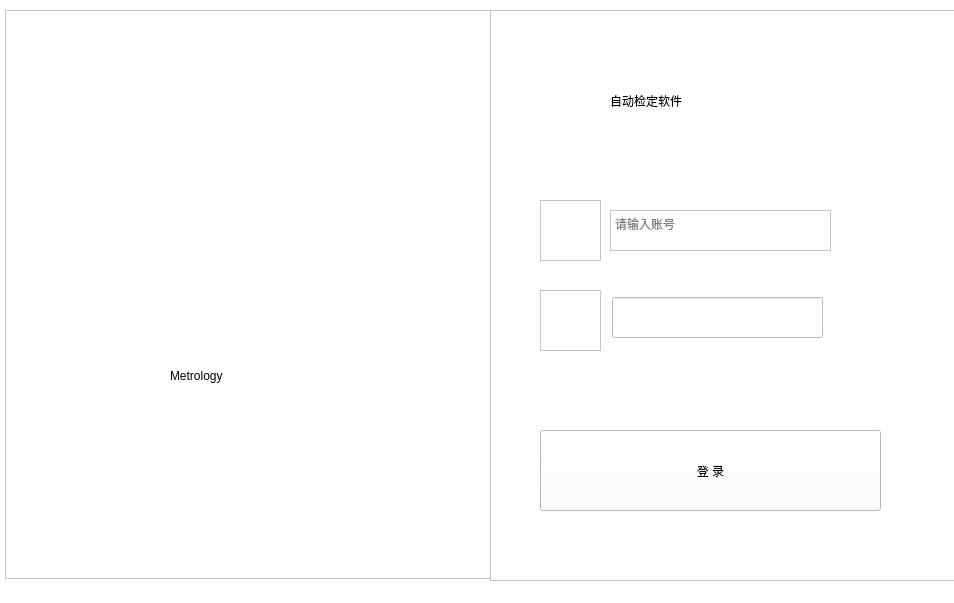
<?xml version="1.0" encoding="UTF-8"?>
<ui version="4.0">
 <class>loginWindow</class>
 <widget class="QMainWindow" name="loginWindow">
  <property name="geometry">
   <rect>
    <x>0</x>
    <y>0</y>
    <width>954</width>
    <height>603</height>
   </rect>
  </property>
  <property name="windowTitle">
   <string>MainWindow</string>
  </property>
  <property name="styleSheet">
   <string notr="true">background-color: rgb(255, 255, 255)</string>
  </property>
  <widget class="QWidget" name="centralwidget">
   <widget class="QLabel" name="label">
    <property name="geometry">
     <rect>
      <x>110</x>
      <y>110</y>
      <width>271</width>
      <height>231</height>
     </rect>
    </property>
    <property name="styleSheet">
     <string notr="true">background-image: url(:/image/login/u9.png);
background-repeat: no-repeat; background-position: center;
background-color: transparent;</string>
    </property>
    <property name="text">
     <string/>
    </property>
   </widget>
   <widget class="QLabel" name="label_2">
    <property name="geometry">
     <rect>
      <x>0</x>
      <y>10</y>
      <width>491</width>
      <height>601</height>
     </rect>
    </property>
    <property name="styleSheet">
     <string notr="true">background-image: url(:/image/login/u2.png);
background-repeat: no-repeat;
background-color: transparent;
background-repeat: no-repeat;
background-position: center;
background-size: 100%;</string>
    </property>
    <property name="text">
     <string/>
    </property>
   </widget>
   <widget class="QGraphicsView" name="graphicsView">
    <property name="geometry">
     <rect>
      <x>5</x>
      <y>10</y>
      <width>491</width>
      <height>569</height>
     </rect>
    </property>
    <property name="styleSheet">
     <string notr="true">background-image: url(:/image/login/u0.png);
background-repeat: no-repeat; background-position: center;</string>
    </property>
   </widget>
   <widget class="QLabel" name="label_3">
    <property name="geometry">
     <rect>
      <x>170</x>
      <y>350</y>
      <width>241</width>
      <height>51</height>
     </rect>
    </property>
    <property name="styleSheet">
     <string notr="true">background-color: transparent;</string>
    </property>
    <property name="text">
     <string>Metrology</string>
    </property>
   </widget>
   <widget class="QTextBrowser" name="textBrowser">
    <property name="geometry">
     <rect>
      <x>490</x>
      <y>10</y>
      <width>471</width>
      <height>571</height>
     </rect>
    </property>
   </widget>
   <widget class="QLabel" name="lab_title">
    <property name="geometry">
     <rect>
      <x>610</x>
      <y>70</y>
      <width>271</width>
      <height>61</height>
     </rect>
    </property>
    <property name="text">
     <string>自动检定软件</string>
    </property>
   </widget>
   <widget class="QTextBrowser" name="textBrowser_2">
    <property name="geometry">
     <rect>
      <x>540</x>
      <y>200</y>
      <width>61</width>
      <height>61</height>
     </rect>
    </property>
    <property name="styleSheet">
     <string notr="true"/>
    </property>
   </widget>
   <widget class="QGraphicsView" name="graphicsView_2">
    <property name="geometry">
     <rect>
      <x>490</x>
      <y>10</y>
      <width>461</width>
      <height>571</height>
     </rect>
    </property>
   </widget>
   <widget class="QTextBrowser" name="textBrowser_3">
    <property name="geometry">
     <rect>
      <x>540</x>
      <y>290</y>
      <width>61</width>
      <height>61</height>
     </rect>
    </property>
    <property name="styleSheet">
     <string notr="true"/>
    </property>
   </widget>
   <widget class="QPushButton" name="Button_login">
    <property name="geometry">
     <rect>
      <x>540</x>
      <y>430</y>
      <width>341</width>
      <height>81</height>
     </rect>
    </property>
    <property name="cursor">
     <cursorShape>OpenHandCursor</cursorShape>
    </property>
    <property name="styleSheet">
     <string notr="true"/>
    </property>
    <property name="text">
     <string>登 录</string>
    </property>
   </widget>
   <widget class="QTextEdit" name="textEdit_acc">
    <property name="geometry">
     <rect>
      <x>610</x>
      <y>210</y>
      <width>221</width>
      <height>41</height>
     </rect>
    </property>
    <property name="placeholderText">
     <string>请输入账号</string>
    </property>
   </widget>
   <widget class="QLabel" name="label_4">
    <property name="geometry">
     <rect>
      <x>507</x>
      <y>1</y>
      <width>72</width>
      <height>16</height>
     </rect>
    </property>
    <property name="text">
     <string/>
    </property>
   </widget>
   <widget class="QLineEdit" name="lineEdit_pwd">
    <property name="geometry">
     <rect>
      <x>612</x>
      <y>297</y>
      <width>211</width>
      <height>41</height>
     </rect>
    </property>
   </widget>
   <zorder>label_4</zorder>
   <zorder>graphicsView</zorder>
   <zorder>label_2</zorder>
   <zorder>label_3</zorder>
   <zorder>graphicsView_2</zorder>
   <zorder>textBrowser</zorder>
   <zorder>lab_title</zorder>
   <zorder>textBrowser_2</zorder>
   <zorder>textBrowser_3</zorder>
   <zorder>Button_login</zorder>
   <zorder>textEdit_acc</zorder>
   <zorder>label</zorder>
   <zorder>lineEdit_pwd</zorder>
  </widget>
  <widget class="QMenuBar" name="menubar">
   <property name="geometry">
    <rect>
     <x>0</x>
     <y>0</y>
     <width>954</width>
     <height>21</height>
    </rect>
   </property>
  </widget>
  <widget class="QStatusBar" name="statusbar"/>
 </widget>
 <resources/>
 <connections/>
</ui>
